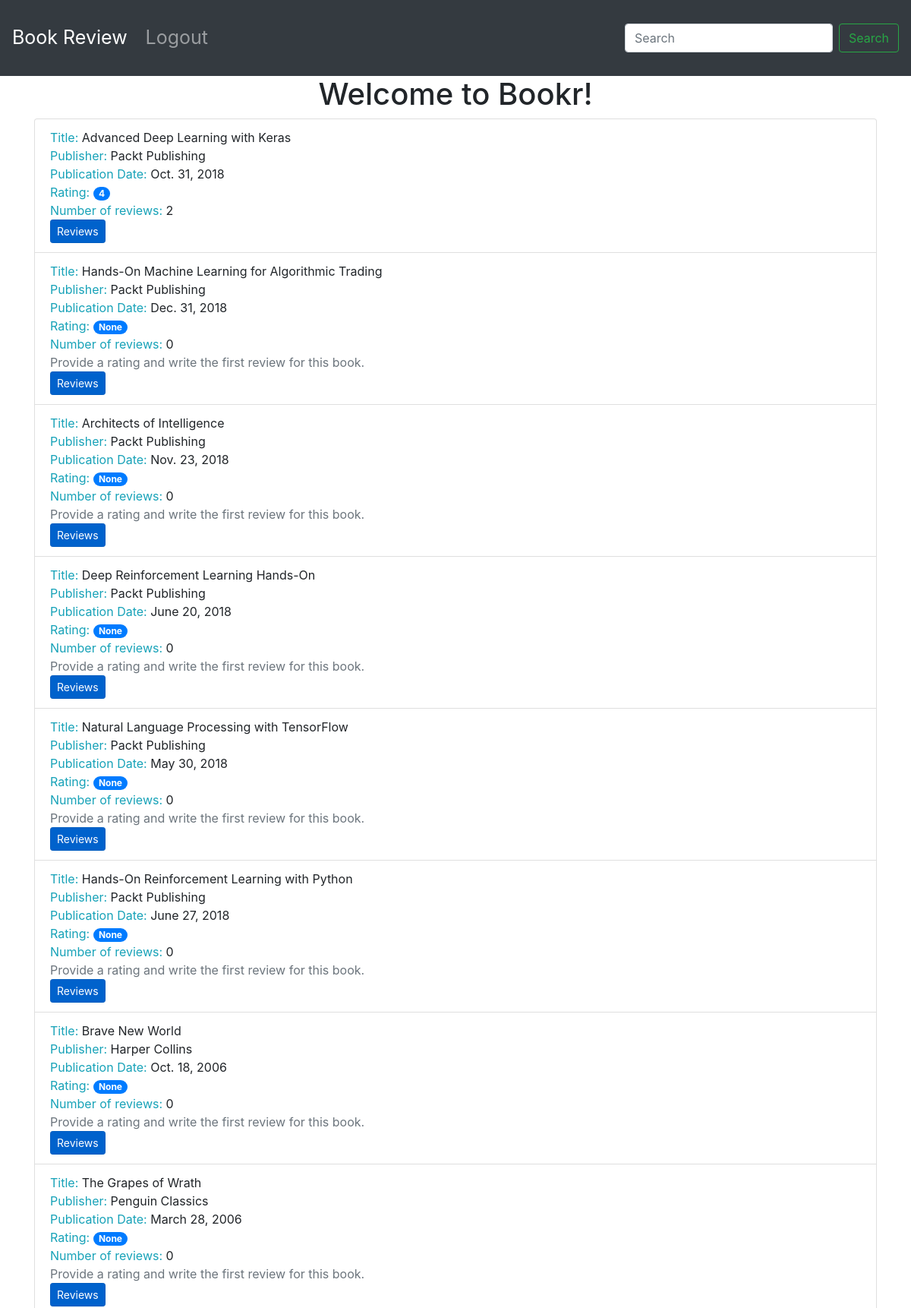
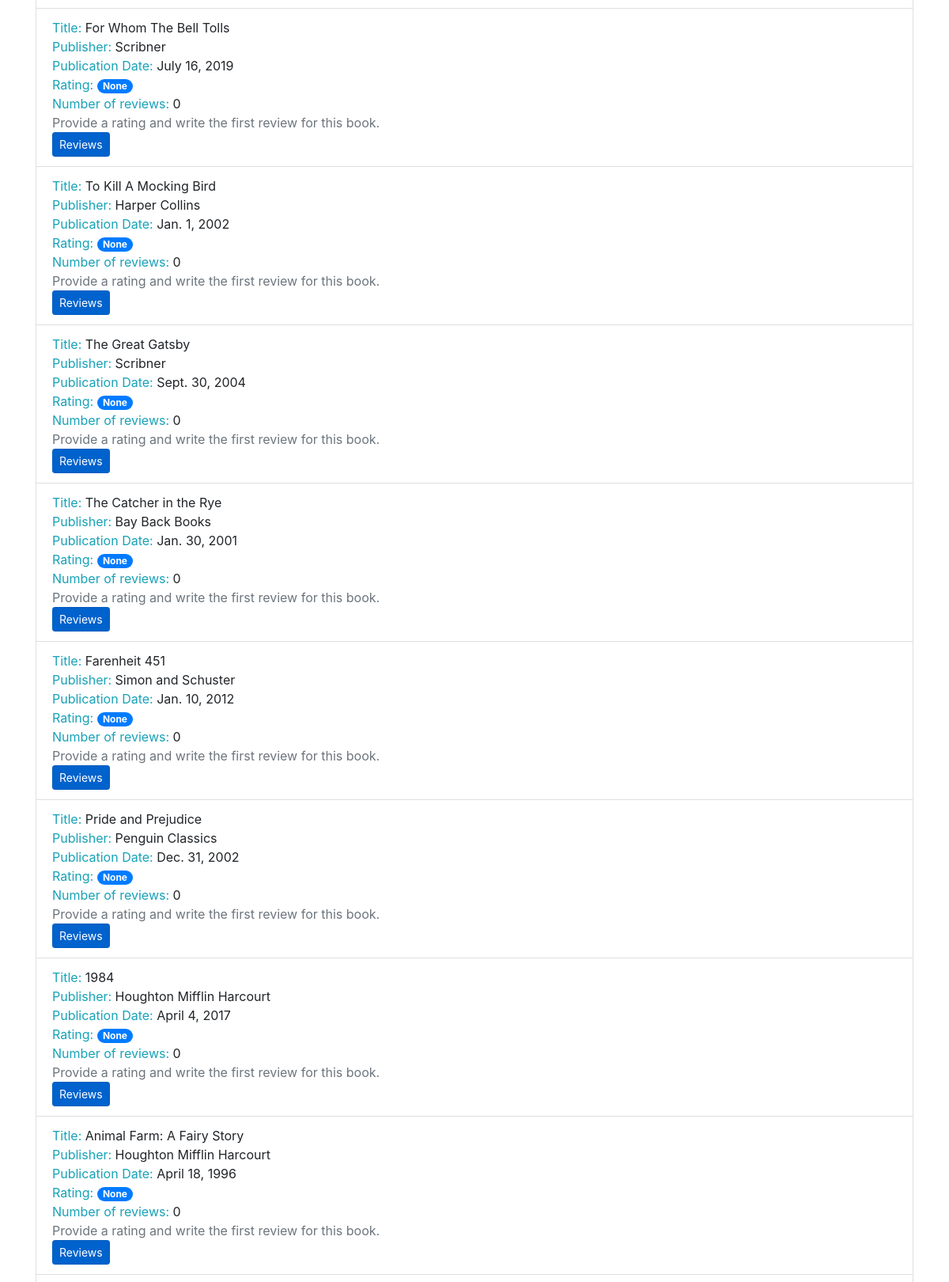
The page /books/ (upper part) on the database its author committed (2 pictures, top to bottom).
### reviews/models.py (models this page shows, shortened)
class Book(models.Model):
    title = models.CharField(max_length=70, help_text="The title of the book.")
    publication_date = models.DateField(
        verbose_name="Date the book was published.")
    isbn = models.CharField(max_length=20, verbose_name="ISBN number of the book.")
    publisher = models.ForeignKey(Publisher, on_delete=models.CASCADE)
    contributors = models.ManyToManyField('Contributor', through="BookContributor")

class Publisher(models.Model):
    name = models.CharField(max_length=50, help_text="The name of the Publisher.")
    website = models.URLField(help_text="The Publisher's website.")
    email = models.EmailField(help_text="The Publisher's email address.")
    def __str__(self):
        return self.name

### reviews/views.py (the view)
# urls.py: path('books/', views.book_list, name = 'book_list'),
def book_list(request):
    books = Book.objects.all()
    book_list = []
    for book in books:
        if reviews := book.review_set.all():
            book_rating = average_rating([review.rating for review in reviews])
            number_of_reviews = len(reviews)
        else:
            book_rating = None
            number_of_reviews = 0
        book_list.append({'book': book,
                          'book_rating': book_rating,
                          'number_of_reviews': number_of_reviews})
    context = {
        'book_list': book_list
    }
    return render(request, 'reviews/book_list.html', context)

### reviews/utils.py (called while the page is built)
def average_rating(rating_list):
    return round(sum(rating_list) / len(rating_list)) if rating_list else 0

### templates/reviews/book_list.html
{% extends 'base.html' %}
{% block content%}
<ul class="list-group">
    {% for item in book_list %}
    <li class="list-group-item">
        <span class="text-info">Title: </span><span>{{ item.book.title }}</span>
        <br>
        <span class="text-info">Publisher: </span><span>{{ item.book.publisher }}</span>
        <br>
        <span class="text-info">Publication Date: </span><span>{{ item.book.publication_date }}</span>
        <br>
        <span class="text-info">Rating: </span><span class="badge badge-primary badge-pill">{{ item.book_rating }}</span>
        <br>
        <span class="text-info">Number of reviews: </span><span>{{ item.number_of_reviews }}</span>
        <br>
        {% if item.book_rating is null %}
        <span class="text-secondary">Provide a rating and write the first review for this book.</span>
        <br>
        {% endif %}
        <a class="btn btn-primary btn-sm active" role="button" aria-pressed="true"
           href="{% url 'reviews:book_detail' item.book.id %}">Reviews</a>
    </li>
    {% endfor %}
</ul>
{% endblock %}

### rows shown on the page
Book: book "Advanced Deep Learning with Keras", book.publisher "Packt Publishing", book.publication_date "Oct. 31, 2018", book_rating "4", number_of_reviews "2"
Book: book "Hands-On Machine Learning for Algorithmic Trading", book.publisher "Packt Publishing", book.publication_date "Dec. 31, 2018", book_rating "None", number_of_reviews "0", shows "Provide a rating and write the first review for this book."
Book: book "Architects of Intelligence", book.publisher "Packt Publishing", book.publication_date "Nov. 23, 2018", book_rating "None", number_of_reviews "0", shows "Provide a rating and write the first review for this book."
Book: book "Deep Reinforcement Learning Hands-On", book.publisher "Packt Publishing", book.publication_date "June 20, 2018", book_rating "None", number_of_reviews "0", shows "Provide a rating and write the first review for this book."
Book: book "Natural Language Processing with TensorFlow", book.publisher "Packt Publishing", book.publication_date "May 30, 2018", book_rating "None", number_of_reviews "0", shows "Provide a rating and write the first review for this book."
Book: book "Hands-On Reinforcement Learning with Python", book.publisher "Packt Publishing", book.publication_date "June 27, 2018", book_rating "None", number_of_reviews "0", shows "Provide a rating and write the first review for this book."
Book: book "Brave New World", book.publisher "Harper Collins", book.publication_date "Oct. 18, 2006", book_rating "None", number_of_reviews "0", shows "Provide a rating and write the first review for this book."
Book: book "The Grapes of Wrath", book.publisher "Penguin Classics", book.publication_date "March 28, 2006", book_rating "None", number_of_reviews "0", shows "Provide a rating and write the first review for this book."
Book: book "For Whom The Bell Tolls", book.publisher "Scribner", book.publication_date "July 16, 2019", book_rating "None", number_of_reviews "0", shows "Provide a rating and write the first review for this book."
Book: book "To Kill A Mocking Bird", book.publisher "Harper Collins", book.publication_date "Jan. 1, 2002", book_rating "None", number_of_reviews "0", shows "Provide a rating and write the first review for this book."
Book: book "The Great Gatsby", book.publisher "Scribner", book.publication_date "Sept. 30, 2004", book_rating "None", number_of_reviews "0", shows "Provide a rating and write the first review for this book."
Book: book "The Catcher in the Rye", book.publisher "Bay Back Books", book.publication_date "Jan. 30, 2001", book_rating "None", number_of_reviews "0", shows "Provide a rating and write the first review for this book."
Book: book "Farenheit 451", book.publisher "Simon and Schuster", book.publication_date "Jan. 10, 2012", book_rating "None", number_of_reviews "0", shows "Provide a rating and write the first review for this book."
Book: book "Pride and Prejudice", book.publisher "Penguin Classics", book.publication_date "Dec. 31, 2002", book_rating "None", number_of_reviews "0", shows "Provide a rating and write the first review for this book."
Book: book "1984", book.publisher "Houghton Mifflin Harcourt", book.publication_date "April 4, 2017", book_rating "None", number_of_reviews "0", shows "Provide a rating and write the first review for this book."
Book: book "Animal Farm: A Fairy Story", book.publisher "Houghton Mifflin Harcourt", book.publication_date "April 18, 1996", book_rating "None", number_of_reviews "0", shows "Provide a rating and write the first review for this book."
